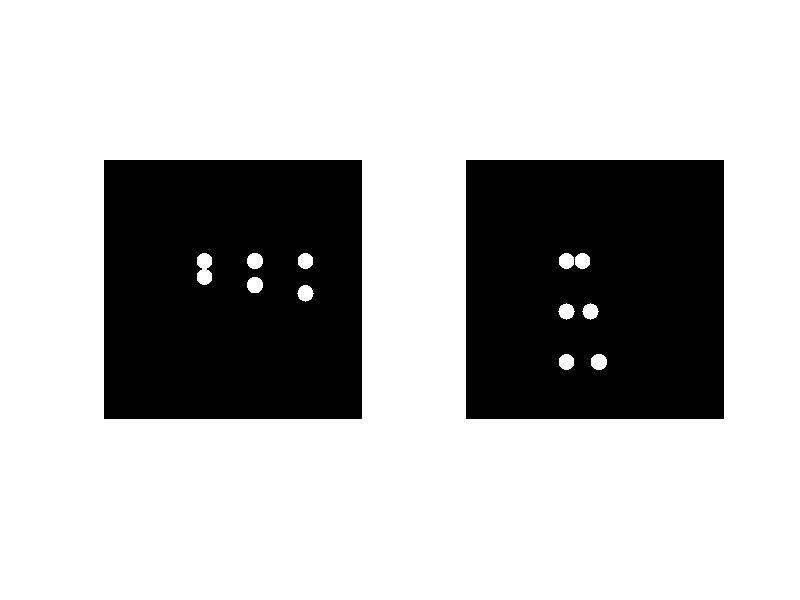

This figure's MATLAB source:
my_img = zeros (512,512);
[y1,x1] = size(my_img);
for m=1:y1
    for n=1:x1
        %calculating euclidean distance of each pixel with given values
        if sqrt( (m-200)^2 + (n-200)^2) <= 16
            my_img(m,n) = 255;
        end
        if sqrt( (m-232)^2 + (n-200)^2) <= 16
            my_img(m,n) = 255;
        end
        if sqrt( (m-200)^2 + (n-300)^2) <= 16
            my_img(m,n) = 255;
        end
        if sqrt( (m-248)^2 + (n-300)^2) <= 16
            my_img(m,n) = 255;
        end
        if sqrt( (m-200)^2 + (n-400)^2) <= 16
            my_img(m,n) = 255;
        end
        if sqrt( (m-264)^2 + (n-400)^2) <= 16
            my_img(m,n) = 255;
        end
    end
end

subplot(1,2,1),imshow (my_img);
subplot(1,2,2),imshow(flip(imrotate(my_img,270),2));